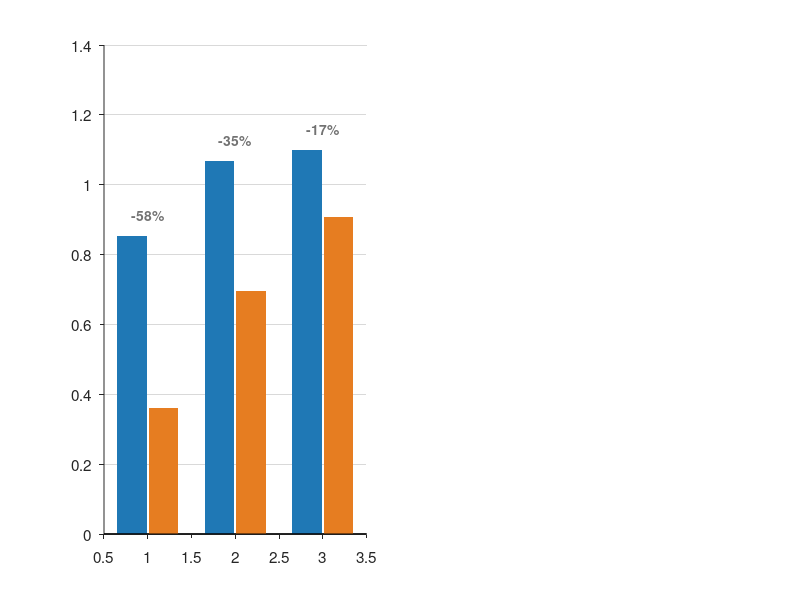

MATLAB code to generate this figure: (Note: this script raises an error after producing the figure.)
% B1 실험 종합 - nominal 가중치 튜닝 vs residual MPC
%
% 데이터: fig_b1_summary.mat  (results/b1_summary.py 가 생성)
%   speed       속도 스윕 (Q_n=1e-4): v_target v_actual nom res improve chat_nom chat_res
%   qn_sweep    가중치 스윕 (v=10, nominal): qn corner mean chatter v laptime
%   payload     적재 검증 (Q_n=1e-2): mass corner mean chatter
%   interaction 높은 gain 에서 잔차 세기: scale corner mean chatter labels
%
% 색: 파랑(nominal) / 주황(residual). 적록색약 안전.

load('fig_b1_summary.mat')

NOM = [0.12 0.47 0.71];      % 파랑
RES = [0.90 0.49 0.13];      % 주황
GRY = [0.45 0.45 0.45];

%% ===== Fig 1 : 속도별 nominal vs residual =====
figure('Color','w','Position',[80 80 900 380])

subplot(1,2,1); hold on; box off
set(gca,'FontSize',11,'TickDir','out','YGrid','on', ...
        'GridColor',[.85 .85 .85],'GridAlpha',1,'Layer','bottom')
x = 1:numel(speed.v_target);
bar(x-0.18, speed.nom, 0.34, 'FaceColor', NOM, 'EdgeColor','none');
bar(x+0.18, speed.res, 0.34, 'FaceColor', RES, 'EdgeColor','none');
for i = x
    text(i, max(speed.nom(i),speed.res(i))+0.06, ...
         sprintf('-%.0f%%', speed.improve(i)), 'HorizontalAlignment','center', ...
         'FontWeight','bold','FontSize',10,'Color',GRY);
end
set(gca,'XTick',x,'XTickLabel',compose('%.1f', speed.v_target))
xlabel('Target speed  [m/s]'); ylabel('Corner RMS lateral error  [m]')
ylim([0 max(speed.nom)*1.25]); xlim([0.4 numel(x)+0.6])
legend({'Nominal MPC','Residual MPC'},'Location','northwest','Box','off','FontSize',10)

subplot(1,2,2); hold on; box off
set(gca,'FontSize',11,'TickDir','out','YGrid','on', ...
        'GridColor',[.85 .85 .85],'GridAlpha',1,'Layer','bottom')
bar(x-0.18, speed.chat_nom, 0.34, 'FaceColor', NOM, 'EdgeColor','none');
bar(x+0.18, speed.chat_res, 0.34, 'FaceColor', RES, 'EdgeColor','none');
set(gca,'XTick',x,'XTickLabel',compose('%.1f', speed.v_target))
xlabel('Target speed  [m/s]'); ylabel('Steering chatter  RMS(d\delta/dt)')
xlim([0.4 numel(x)+0.6])
legend({'Nominal MPC','Residual MPC'},'Location','northwest','Box','off','FontSize',10)

%% ===== Fig 2 : 가중치 스윕 + 적재 검증 =====
figure('Color','w','Position',[120 120 900 380])

subplot(1,2,1); hold on; box off
set(gca,'FontSize',11,'TickDir','out','XScale','log','YGrid','on', ...
        'GridColor',[.85 .85 .85],'GridAlpha',1,'Layer','bottom')
plot(qn_sweep.qn, qn_sweep.corner, '-o', 'Color', NOM, 'LineWidth',2, ...
     'MarkerFaceColor', NOM, 'MarkerSize',7);
yline(speed.res(1), '--', 'Residual MPC (Q_n = 10^{-4})', 'Color', RES, ...
      'LineWidth',2, 'LabelHorizontalAlignment','left', 'FontSize',10);
xlabel('Lateral error weight  Q_n'); ylabel('Corner RMS lateral error  [m]')
xlim([7e-5 1.4e-2]); ylim([0 max(qn_sweep.corner)*1.15])
text(1.1e-4, 0.90*max(qn_sweep.corner), sprintf('-%.0f%% by tuning alone', ...
     100*(1-min(qn_sweep.corner)/max(qn_sweep.corner))), 'FontSize',10,'Color',GRY);

subplot(1,2,2); hold on; box off
set(gca,'FontSize',11,'TickDir','out','YGrid','on', ...
        'GridColor',[.85 .85 .85],'GridAlpha',1,'Layer','bottom')
bar(1:3, payload.corner, 0.5, 'FaceColor', NOM, 'EdgeColor','none');
for i = 1:3
    text(i, payload.corner(i)+0.008, sprintf('%.3f', payload.corner(i)), ...
         'HorizontalAlignment','center','FontSize',10,'FontWeight','bold');
end
set(gca,'XTick',1:3,'XTickLabel',compose('%d t', payload.mass))
xlabel('Payload condition'); ylabel('Corner RMS lateral error  [m]')
ylim([0 max(payload.corner)*1.35]); xlim([0.4 3.6])
legend({'Nominal, single tuned gain (Q_n = 10^{-2})'}, ...
       'Location','northwest','Box','off','FontSize',10)

%% ===== 콘솔 요약 =====
fprintf('\n[속도 스윕]  Q_n=1e-4 고정\n');
for i = 1:numel(speed.v_target)
    fprintf('  v=%.1f : nominal %.3f -> residual %.3f  (-%.1f%%)\n', ...
            speed.v_target(i), speed.nom(i), speed.res(i), speed.improve(i));
end
fprintf('\n[가중치 스윕]  v=10, nominal 단독\n');
fprintf('  Q_n %.0e -> %.0e : %.3f -> %.3f  (-%.0f%%)\n', ...
        qn_sweep.qn(1), qn_sweep.qn(end), qn_sweep.corner(1), qn_sweep.corner(end), ...
        100*(1-qn_sweep.corner(end)/qn_sweep.corner(1)));
fprintf('\n[적재 검증]  단일 gain Q_n=1e-2\n');
fprintf('  32/48/56 t : %.3f / %.3f / %.3f  (편차 %.0f%%)\n\n', ...
        payload.corner(1), payload.corner(2), payload.corner(3), ...
        100*(max(payload.corner)-min(payload.corner))/min(payload.corner));
